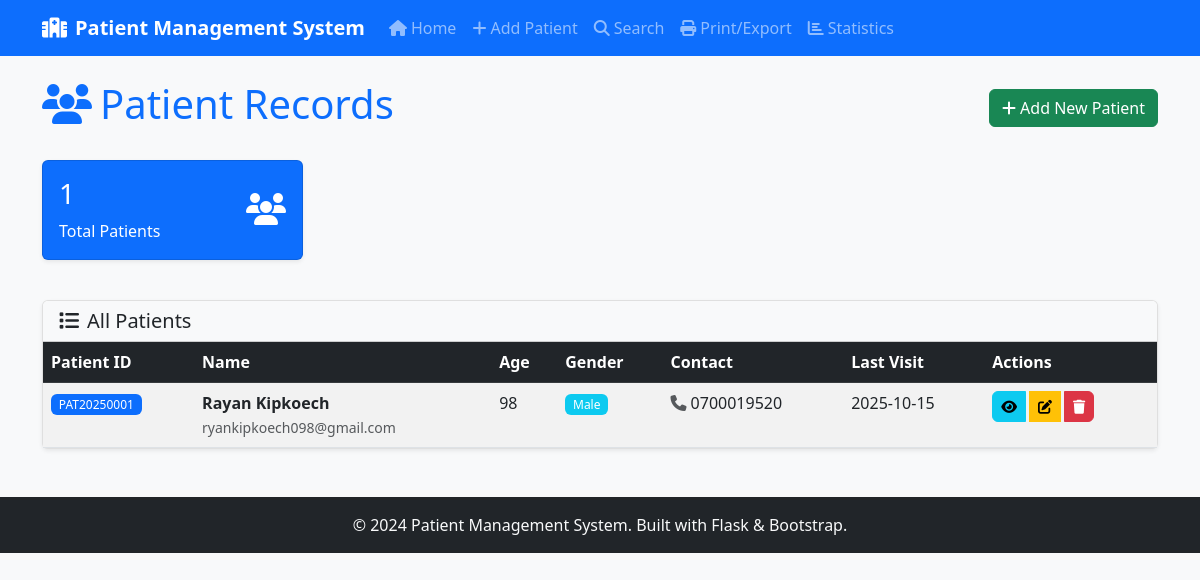
The page / on the database its author committed.
### tables this page shows
CREATE TABLE patients (
            id INTEGER PRIMARY KEY AUTOINCREMENT,
            patient_id TEXT UNIQUE NOT NULL,
            name TEXT NOT NULL,
            age INTEGER NOT NULL,
            gender TEXT NOT NULL,
            contact TEXT,
            email TEXT,
            address TEXT,
            medical_history TEXT,
            allergies TEXT,
            medications TEXT,
            last_visit DATE,
            emergency_contact TEXT,
            blood_type TEXT,
            created_at TIMESTAMP DEFAULT CURRENT_TIMESTAMP
        );

### app.py (the view)
@app.route('/')
def index():
    conn = get_db_connection()
    cursor = conn.cursor()
    cursor.execute("SELECT COUNT(*) FROM patients")
    total_patients = cursor.fetchone()[0]
    cursor.execute('''
        SELECT * FROM patients
        ORDER BY created_at DESC
    ''')
    patients = cursor.fetchall()
    conn.close()
    return render_template('index.html',
                         patients=patients,
                         total_patients=total_patients)

### app.py (called while the page is built)
def get_db_connection():
    conn = sqlite3.connect(DATABASE)
    conn.row_factory = sqlite3.Row
    return conn

### templates/index.html (shortened to what this page needs)
{% extends "base.html" %}
{% block content %}
<div class="d-flex justify-content-between align-items-center mb-4">
    <h1 class="text-primary">
        <i class="fas fa-users me-2"></i>Patient Records
    </h1>
    <div>
        <a href="{{ url_for('add_patient') }}" class="btn btn-success">
            <i class="fas fa-plus me-1"></i>Add New Patient
        </a>
    </div>
</div>
<div class="row mb-4">
    <div class="col-md-3">
        <div class="card bg-primary text-white">
            <div class="card-body">
                <div class="d-flex justify-content-between">
                    <div>
                        <h3 class="card-title">{{ total_patients }}</h3>
                        <p class="card-text mb-0">Total Patients</p>
                    </div>
                    <div class="align-self-center">
                        <i class="fas fa-users fa-2x"></i>
                    </div>
                </div>
            </div>
        </div>
    </div>
</div>
{% if patients %}
<div class="card">
    <div class="card-header bg-light">
        <h5 class="card-title mb-0">
            <i class="fas fa-list me-2"></i>All Patients
        </h5>
    </div>
    <div class="card-body p-0">
        <div class="table-responsive">
            <table class="table table-hover table-striped mb-0">
                <thead class="table-dark">
                    <tr>
                        <th>Patient ID</th>
                        <th>Name</th>
                        <th>Age</th>
                        <th>Gender</th>
                        <th>Contact</th>
                        <th>Last Visit</th>
                        <th>Actions</th>
                    </tr>
                </thead>
                <tbody>
                    {% for patient in patients %}
                    <tr>
                        <td>
                            <span class="badge bg-primary">{{ patient['patient_id'] }}</span>
                        </td>
                        <td>
                            <strong>{{ patient['name'] }}</strong>
                            {% if patient['email'] %}
                            <br><small class="text-muted">{{ patient['email'] }}</small>
                            {% endif %}
                        </td>
                        <td>{{ patient['age'] }}</td>
                        <td>
                            <span class="badge bg-{{ 'info' if patient['gender'] == 'Male' else 'warning' }}">
                                {{ patient['gender'] }}
                            </span>
                        </td>
                        <td>
                            {% if patient['contact'] %}
                            <i class="fas fa-phone me-1 text-muted"></i>{{ patient['contact'] }}
                            {% else %}
                            <span class="text-muted">N/A</span>
                            {% endif %}
                        </td>
                        <td>
                            {% if patient['last_visit'] %}
                            {{ patient['last_visit'] }}
                            {% else %}
                            <span class="text-muted">Not visited</span>
                            {% endif %}
                        </td>
                        <td>
                            <div class="btn-group btn-group-sm">
                                <a href="{{ url_for('view_history', patient_id=patient['patient_id']) }}"
                                   class="btn btn-info" title="View History">
                                    <i class="fas fa-eye"></i>
                                </a>
                                <a href="{{ url_for('edit_patient', patient_id=patient['patient_id']) }}"
                                   class="btn btn-warning" title="Edit">
                                    <i class="fas fa-edit"></i>
                                </a>
                                <a href="{{ url_for('delete_patient', patient_id=patient['patient_id']) }}"
                                   class="btn btn-danger" title="Delete"
                                   onclick="return confirm('Are you sure you want to delete patient {{ patient['patient_id'] }}?')">
                                    <i class="fas fa-trash"></i>
                                </a>
                            </div>
                        </td>
                    </tr>
                    {% endfor %}
                </tbody>
            </table>
        </div>
    </div>
</div>
{% endif %}
{% endblock %}

### style.css (style rules this page uses)
body { background-color: #f8f9fa; font-family: 'Segoe UI', Tahoma, Geneva, Verdana, sans-serif; }
.card { box-shadow: 0 0.125rem 0.25rem rgba(0, 0, 0, 0.075); border: 1px solid rgba(0, 0, 0, 0.125); margin-bottom: 1rem; }
.card-header { font-weight: 600; }
.table th { border-top: none; font-weight: 600; }
.btn { border-radius: 0.375rem; }
.btn-group .btn { margin-right: 0.25rem; }
.badge { font-size: 0.75em; font-weight: 500; }

### rows shown on the page
patients: patient_id "PAT20250001", name "Rayan Kipkoech", email "ryankipkoech098@gmail.com", age "98", gender "Male", contact "0700019520", last_visit "2025-10-15"

### other values the page prints
{{ total_patients }} "1"
